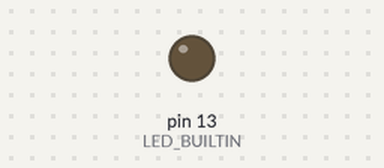
Recording of a sketch running on a simulated Arduino Uno, built with avr-gcc and run on an emulated ATmega328P. On the bench: output pins drawn as LEDs (lit = HIGH).

Above: at 2.5 s.
At 7.5 s:
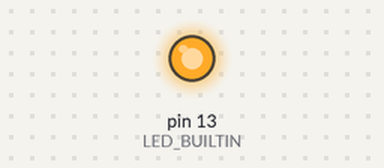
Timing chart, 0 to 13.0 s (numbered marks = the images above):
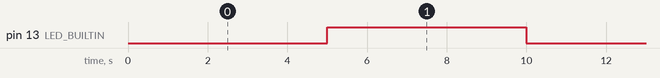

The sketch:

firstProg_1_8.ino
```cpp
int led = LOW;
long millisPrevious = 0;

void setup() {
  pinMode(LED_BUILTIN, OUTPUT);

}

void loop() {
  long now = millis();
  if (now - millisPrevious >= 5000) {
      millisPrevious = now;
      if (led == LOW) {
      led = HIGH;
    } else {
      led = LOW;
    }
    digitalWrite(LED_BUILTIN, led);
  }

}
```

Measured:
- by itself, pin 13 (LED_BUILTIN): alternates HIGH for 5.0 s and LOW for 5.0 s
